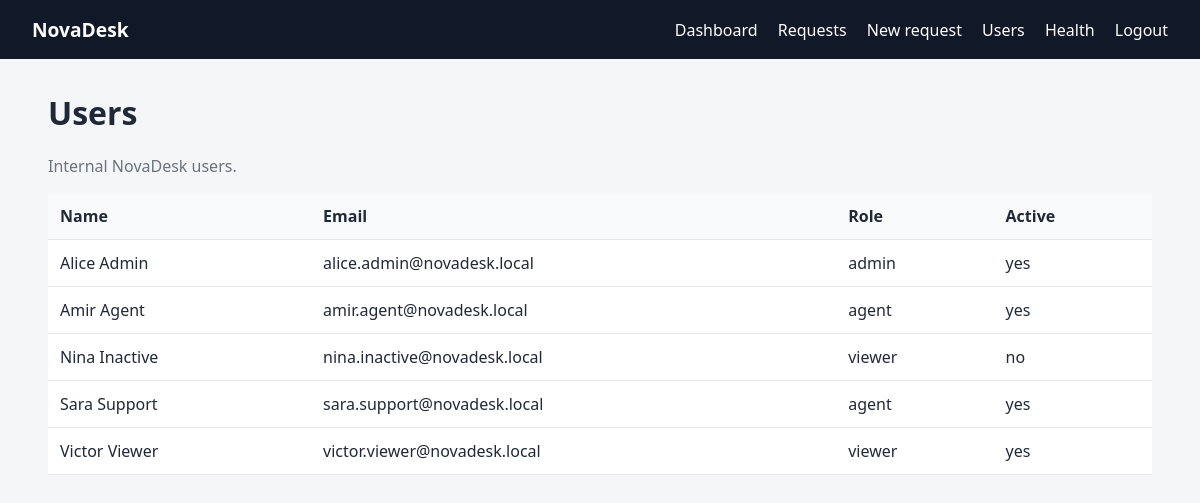
The app's page /users (signed in) with its own data.
### app/models.py (models this page shows, shortened)
class User(UserMixin, db.Model):
    __tablename__ = "users"
    id = db.Column(db.Integer, primary_key=True)
    name = db.Column(db.String(120), nullable=False)
    email = db.Column(db.String(255), unique=True, nullable=False, index=True)
    password_hash = db.Column(db.String(255), nullable=False)
    role = db.Column(db.String(30), nullable=False, default="viewer")
    active = db.Column(db.Boolean, default=True, nullable=False)
    created_at = db.Column(db.DateTime(timezone=True), default=utcnow, nullable=False)
    assigned_requests = db.relationship("SupportRequest", back_populates="assigned_user", foreign_keys="SupportRequest.assigned_to_id")
    comments = db.relationship("Comment", back_populates="user")
    @property
    def is_active(self):
        return bool(self.active)

### app/routes.py (the view)
@main_bp.route("/users")
@login_required
def users():
    if current_user.role != "admin":
        abort(403)
    users_list = User.query.order_by(User.name).all()
    return render_template("users.html", users=users_list)

### app/models.py (called while the page is built)
@login_manager.user_loader
def load_user(user_id):
    return db.session.get(User, int(user_id))

### app/monitoring.py (called while the page is built)
@monitoring_bp.before_app_request
def count_request():
    REQUEST_COUNTER.labels(method=request.method, path=request.path).inc()

### app/templates/users.html
{% extends "base.html" %}
{% block content %}
<h1>Users</h1>
<p class="muted">Internal NovaDesk users.</p>
<table>
    <thead><tr><th>Name</th><th>Email</th><th>Role</th><th>Active</th></tr></thead>
    <tbody>
    {% for user in users %}
        <tr>
            <td>{{ user.name }}</td>
            <td>{{ user.email }}</td>
            <td>{{ user.role }}</td>
            <td>{{ 'yes' if user.active else 'no' }}</td>
        </tr>
    {% endfor %}
    </tbody>
</table>
{% endblock %}

### app/static/styles.css (style rules this page uses)
* { box-sizing: border-box; }
body { margin: 0; font-family: system-ui, -apple-system, BlinkMacSystemFont, "Segoe UI", sans-serif; background: #f5f6f8; color: #1f2937; }
.muted { color: #6b7280; }
table { width: 100%; border-collapse: collapse; background: white; }
th, td { padding: 0.75rem; border-bottom: 1px solid #e5e7eb; text-align: left; }
th { background: #f9fafb; }

### records on screen
User: name "Alice Admin", email "alice.admin@novadesk.local", role "admin", active "yes"
User: name "Amir Agent", email "amir.agent@novadesk.local", role "agent", active "yes"
User: name "Nina Inactive", email "nina.inactive@novadesk.local", role "viewer", active "no"
User: name "Sara Support", email "sara.support@novadesk.local", role "agent", active "yes"
User: name "Victor Viewer", email "victor.viewer@novadesk.local", role "viewer", active "yes"
